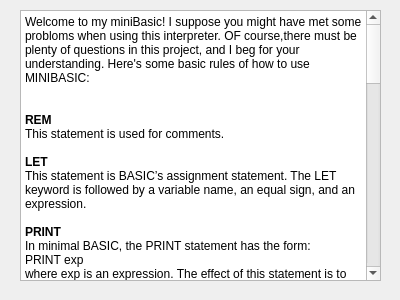
<?xml version="1.0" encoding="UTF-8"?>
<ui version="4.0">
 <class>HELP</class>
 <widget class="QWidget" name="HELP">
  <property name="geometry">
   <rect>
    <x>0</x>
    <y>0</y>
    <width>400</width>
    <height>300</height>
   </rect>
  </property>
  <property name="windowTitle">
   <string>Form</string>
  </property>
  <widget class="QTextBrowser" name="textBrowser">
   <property name="geometry">
    <rect>
     <x>20</x>
     <y>10</y>
     <width>361</width>
     <height>271</height>
    </rect>
   </property>
   <property name="html">
    <string>&lt;!DOCTYPE HTML PUBLIC &quot;-//W3C//DTD HTML 4.0//EN&quot; &quot;http://www.w3.org/TR/REC-html40/strict.dtd&quot;&gt;
&lt;html&gt;&lt;head&gt;&lt;meta name=&quot;qrichtext&quot; content=&quot;1&quot; /&gt;&lt;style type=&quot;text/css&quot;&gt;
p, li { white-space: pre-wrap; }
&lt;/style&gt;&lt;/head&gt;&lt;body style=&quot; font-family:'SimSun'; font-size:9pt; font-weight:400; font-style:normal;&quot;&gt;
&lt;p style=&quot; margin-top:0px; margin-bottom:0px; margin-left:0px; margin-right:0px; -qt-block-indent:0; text-indent:0px;&quot;&gt;Welcome to my miniBasic! I suppose you might have met some probloms when using this interpreter. OF course,there must be plenty of questions in this project, and I beg for your understanding. Here's some basic rules of how to use MINIBASIC:&lt;/p&gt;
&lt;p style=&quot;-qt-paragraph-type:empty; margin-top:0px; margin-bottom:0px; margin-left:0px; margin-right:0px; -qt-block-indent:0; text-indent:0px;&quot;&gt;&lt;br /&gt;&lt;/p&gt;
&lt;p style=&quot;-qt-paragraph-type:empty; margin-top:0px; margin-bottom:0px; margin-left:0px; margin-right:0px; -qt-block-indent:0; text-indent:0px;&quot;&gt;&lt;br /&gt;&lt;/p&gt;
&lt;p style=&quot; margin-top:0px; margin-bottom:0px; margin-left:0px; margin-right:0px; -qt-block-indent:0; text-indent:0px;&quot;&gt;&lt;span style=&quot; font-weight:600;&quot;&gt;REM&lt;/span&gt; &lt;/p&gt;
&lt;p style=&quot; margin-top:0px; margin-bottom:0px; margin-left:0px; margin-right:0px; -qt-block-indent:0; text-indent:0px;&quot;&gt;This statement is used for comments.&lt;/p&gt;
&lt;p style=&quot;-qt-paragraph-type:empty; margin-top:0px; margin-bottom:0px; margin-left:0px; margin-right:0px; -qt-block-indent:0; text-indent:0px;&quot;&gt;&lt;br /&gt;&lt;/p&gt;
&lt;p style=&quot; margin-top:0px; margin-bottom:0px; margin-left:0px; margin-right:0px; -qt-block-indent:0; text-indent:0px;&quot;&gt;&lt;span style=&quot; font-weight:600;&quot;&gt;LET&lt;/span&gt; &lt;/p&gt;
&lt;p style=&quot; margin-top:0px; margin-bottom:0px; margin-left:0px; margin-right:0px; -qt-block-indent:0; text-indent:0px;&quot;&gt;This statement is BASIC’s assignment statement. The LET keyword is followed by a variable name, an equal sign, and an expression.&lt;/p&gt;
&lt;p style=&quot;-qt-paragraph-type:empty; margin-top:0px; margin-bottom:0px; margin-left:0px; margin-right:0px; -qt-block-indent:0; text-indent:0px;&quot;&gt;&lt;br /&gt;&lt;/p&gt;
&lt;p style=&quot; margin-top:0px; margin-bottom:0px; margin-left:0px; margin-right:0px; -qt-block-indent:0; text-indent:0px;&quot;&gt;&lt;span style=&quot; font-weight:600;&quot;&gt;PRINT&lt;/span&gt; &lt;/p&gt;
&lt;p style=&quot; margin-top:0px; margin-bottom:0px; margin-left:0px; margin-right:0px; -qt-block-indent:0; text-indent:0px;&quot;&gt;In minimal BASIC, the PRINT statement has the form: &lt;/p&gt;
&lt;p style=&quot; margin-top:0px; margin-bottom:0px; margin-left:0px; margin-right:0px; -qt-block-indent:0; text-indent:0px;&quot;&gt;PRINT exp &lt;/p&gt;
&lt;p style=&quot; margin-top:0px; margin-bottom:0px; margin-left:0px; margin-right:0px; -qt-block-indent:0; text-indent:0px;&quot;&gt;where exp is an expression. The effect of this statement is to print the value of the expression on the console and then print a newline character so that the output from the next PRINT statement begins on a new line. &lt;/p&gt;
&lt;p style=&quot; margin-top:0px; margin-bottom:0px; margin-left:0px; margin-right:0px; -qt-block-indent:0; text-indent:0px;&quot;&gt; &lt;/p&gt;
&lt;p style=&quot; margin-top:0px; margin-bottom:0px; margin-left:0px; margin-right:0px; -qt-block-indent:0; text-indent:0px;&quot;&gt;&lt;span style=&quot; font-weight:600;&quot;&gt;INPUT&lt;/span&gt; &lt;/p&gt;
&lt;p style=&quot; margin-top:0px; margin-bottom:0px; margin-left:0px; margin-right:0px; -qt-block-indent:0; text-indent:0px;&quot;&gt;In the minimal version of the BASIC interpreter, the INPUT statement has the form: &lt;/p&gt;
&lt;p style=&quot; margin-top:0px; margin-bottom:0px; margin-left:0px; margin-right:0px; -qt-block-indent:0; text-indent:0px;&quot;&gt;INPUT var &lt;/p&gt;
&lt;p style=&quot; margin-top:0px; margin-bottom:0px; margin-left:0px; margin-right:0px; -qt-block-indent:0; text-indent:0px;&quot;&gt;where var is a variable read in from the input edit box. The effect of this statement is to print a prompt consisting of the string &lt;/p&gt;
&lt;p style=&quot; margin-top:0px; margin-bottom:0px; margin-left:0px; margin-right:0px; -qt-block-indent:0; text-indent:0px;&quot;&gt;&amp;quot; ? &amp;quot; and then to read in a value to be stored in the variable.&lt;/p&gt;
&lt;p style=&quot;-qt-paragraph-type:empty; margin-top:0px; margin-bottom:0px; margin-left:0px; margin-right:0px; -qt-block-indent:0; text-indent:0px;&quot;&gt;&lt;br /&gt;&lt;/p&gt;
&lt;p style=&quot; margin-top:0px; margin-bottom:0px; margin-left:0px; margin-right:0px; -qt-block-indent:0; text-indent:0px;&quot;&gt;&lt;span style=&quot; font-weight:600;&quot;&gt;GOTO &lt;/span&gt;&lt;/p&gt;
&lt;p style=&quot; margin-top:0px; margin-bottom:0px; margin-left:0px; margin-right:0px; -qt-block-indent:0; text-indent:0px;&quot;&gt;This statement has the syntax &lt;/p&gt;
&lt;p style=&quot; margin-top:0px; margin-bottom:0px; margin-left:0px; margin-right:0px; -qt-block-indent:0; text-indent:0px;&quot;&gt;GOTO n &lt;/p&gt;
&lt;p style=&quot; margin-top:0px; margin-bottom:0px; margin-left:0px; margin-right:0px; -qt-block-indent:0; text-indent:0px;&quot;&gt;and forces an unconditional change in the control flow of the program. When the program hits this statement, the program continues from line n instead of continuing with the next statement. &lt;/p&gt;
&lt;p style=&quot;-qt-paragraph-type:empty; margin-top:0px; margin-bottom:0px; margin-left:0px; margin-right:0px; -qt-block-indent:0; text-indent:0px;&quot;&gt;&lt;br /&gt;&lt;/p&gt;
&lt;p style=&quot; margin-top:0px; margin-bottom:0px; margin-left:0px; margin-right:0px; -qt-block-indent:0; text-indent:0px;&quot;&gt;&lt;span style=&quot; font-weight:600;&quot;&gt;IF &lt;/span&gt;&lt;/p&gt;
&lt;p style=&quot; margin-top:0px; margin-bottom:0px; margin-left:0px; margin-right:0px; -qt-block-indent:0; text-indent:0px;&quot;&gt;This statement provides conditional control. The syntax for this statement is: &lt;/p&gt;
&lt;p style=&quot; margin-top:0px; margin-bottom:0px; margin-left:0px; margin-right:0px; -qt-block-indent:0; text-indent:0px;&quot;&gt;IF exp1 op exp2 THEN n &lt;/p&gt;
&lt;p style=&quot; margin-top:0px; margin-bottom:0px; margin-left:0px; margin-right:0px; -qt-block-indent:0; text-indent:0px;&quot;&gt;where exp1 and exp2 are expressions and op is one of the conditional operators&lt;/p&gt;
&lt;p style=&quot; margin-top:0px; margin-bottom:0px; margin-left:0px; margin-right:0px; -qt-block-indent:0; text-indent:0px;&quot;&gt;=, &amp;lt;, or &amp;gt;. If the condition holds, the program should continue from line n just as in the GOTO statement. If not, the program continues on to the next line. &lt;/p&gt;
&lt;p style=&quot;-qt-paragraph-type:empty; margin-top:0px; margin-bottom:0px; margin-left:0px; margin-right:0px; -qt-block-indent:0; text-indent:0px;&quot;&gt;&lt;br /&gt;&lt;/p&gt;
&lt;p style=&quot; margin-top:0px; margin-bottom:0px; margin-left:0px; margin-right:0px; -qt-block-indent:0; text-indent:0px;&quot;&gt;&lt;span style=&quot; font-weight:600;&quot;&gt;END&lt;/span&gt; &lt;/p&gt;
&lt;p style=&quot; margin-top:0px; margin-bottom:0px; margin-left:0px; margin-right:0px; -qt-block-indent:0; text-indent:0px;&quot;&gt;Marks the end of the program. Execution halts when this line is reached. This statement is usually optional in BASIC programs because execution also stops if the program continues past the last numbered line. &lt;/p&gt;
&lt;p style=&quot;-qt-paragraph-type:empty; margin-top:0px; margin-bottom:0px; margin-left:0px; margin-right:0px; -qt-block-indent:0; text-indent:0px;&quot;&gt;&lt;br /&gt;&lt;/p&gt;
&lt;p style=&quot; margin-top:0px; margin-bottom:0px; margin-left:0px; margin-right:0px; -qt-block-indent:0; text-indent:0px;&quot;&gt;&lt;span style=&quot; font-weight:600;&quot;&gt;RUN&lt;/span&gt; &lt;/p&gt;
&lt;p style=&quot; margin-top:0px; margin-bottom:0px; margin-left:0px; margin-right:0px; -qt-block-indent:0; text-indent:0px;&quot;&gt;This command starts program execution beginning at the lowest-numbered line. Unless the flow is changed by GOTO and IF commands, statements are executed in line-number order. Execution ends when the program hits the END statement or continues past the last statement in the program. &lt;/p&gt;
&lt;p style=&quot; margin-top:0px; margin-bottom:0px; margin-left:0px; margin-right:0px; -qt-block-indent:0; text-indent:0px;&quot;&gt;  &lt;/p&gt;
&lt;p style=&quot; margin-top:0px; margin-bottom:0px; margin-left:0px; margin-right:0px; -qt-block-indent:0; text-indent:0px;&quot;&gt;&lt;span style=&quot; font-weight:600;&quot;&gt;LOAD &lt;/span&gt;&lt;/p&gt;
&lt;p style=&quot; margin-top:0px; margin-bottom:0px; margin-left:0px; margin-right:0px; -qt-block-indent:0; text-indent:0px;&quot;&gt;This command loads a file containing statements and commands.  A prompt window should be displayed when this command is entered. The window asks users to choose the file to load. &lt;/p&gt;
&lt;p style=&quot;-qt-paragraph-type:empty; margin-top:0px; margin-bottom:0px; margin-left:0px; margin-right:0px; -qt-block-indent:0; text-indent:0px;&quot;&gt;&lt;br /&gt;&lt;/p&gt;
&lt;p style=&quot; margin-top:0px; margin-bottom:0px; margin-left:0px; margin-right:0px; -qt-block-indent:0; text-indent:0px;&quot;&gt;&lt;span style=&quot; font-weight:600;&quot;&gt;CLEAR&lt;/span&gt; &lt;/p&gt;
&lt;p style=&quot; margin-top:0px; margin-bottom:0px; margin-left:0px; margin-right:0px; -qt-block-indent:0; text-indent:0px;&quot;&gt;This command deletes the program you can start entering a new one.&lt;/p&gt;
&lt;p style=&quot; margin-top:0px; margin-bottom:0px; margin-left:0px; margin-right:0px; -qt-block-indent:0; text-indent:0px;&quot;&gt; &lt;/p&gt;
&lt;p style=&quot; margin-top:0px; margin-bottom:0px; margin-left:0px; margin-right:0px; -qt-block-indent:0; text-indent:0px;&quot;&gt;&lt;span style=&quot; font-weight:600;&quot;&gt;HELP&lt;/span&gt; &lt;/p&gt;
&lt;p style=&quot; margin-top:0px; margin-bottom:0px; margin-left:0px; margin-right:0px; -qt-block-indent:0; text-indent:0px;&quot;&gt;This command offers you an instruction like this.&lt;/p&gt;
&lt;p style=&quot;-qt-paragraph-type:empty; margin-top:0px; margin-bottom:0px; margin-left:0px; margin-right:0px; -qt-block-indent:0; text-indent:0px;&quot;&gt;&lt;br /&gt;&lt;/p&gt;
&lt;p style=&quot; margin-top:0px; margin-bottom:0px; margin-left:0px; margin-right:0px; -qt-block-indent:0; text-indent:0px;&quot;&gt;&lt;span style=&quot; font-weight:600;&quot;&gt;QUIT&lt;/span&gt; &lt;/p&gt;
&lt;p style=&quot; margin-top:0px; margin-bottom:0px; margin-left:0px; margin-right:0px; -qt-block-indent:0; text-indent:0px;&quot;&gt;Typing QUIT to exit from the BASIC interpreter. &lt;/p&gt;&lt;/body&gt;&lt;/html&gt;</string>
   </property>
  </widget>
 </widget>
 <resources/>
 <connections/>
</ui>
